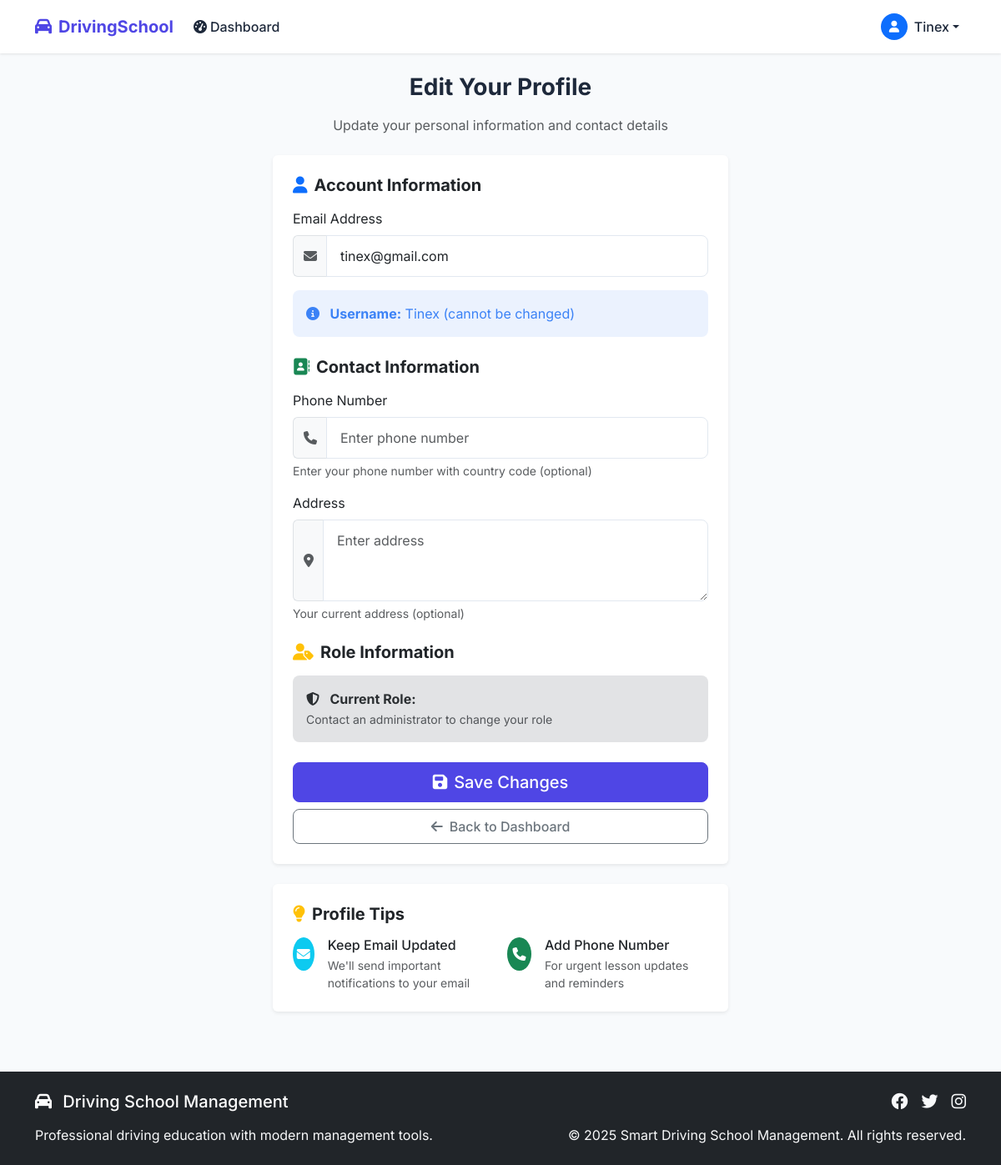
Page /edit-profile/ (signed in) on the committed database.
### core/models.py (models this page shows, shortened)
class User(AbstractUser):
    ROLE_CHOICES = (
        ('student', 'Student'),
        ('tutor', 'Tutor'),
        ('admin', 'Admin'),
    )
    PAYMENT_STATUS_CHOICES = (
        ('pending', 'Pending'),
        ('approved', 'Approved'),
        ('rejected', 'Rejected'),
    )
    role = models.CharField(max_length=20, choices=ROLE_CHOICES, default='student')
    phone = models.CharField(max_length=20, blank=True, null=True)
    address = models.TextField(blank=True, null=True)
    is_approved = models.BooleanField(default=False)
    is_invited = models.BooleanField(default=False)
    invitation_code = models.CharField(max_length=64, blank=True, null=True)
    payment_verified = models.BooleanField(default=False)
    payment_proof = models.FileField(upload_to='payment_proofs/', blank=True, null=True)
    payment_status = models.CharField(max_length=20, choices=PAYMENT_STATUS_CHOICES, default='pending')
    payment_submitted_at = models.DateTimeField(blank=True, null=True)
    payment_approved_at = models.DateTimeField(blank=True, null=True)
    profile_picture = models.ImageField(upload_to='profile_pictures/', blank=True, null=True)

### core/views/auth_views.py (the view)
# urls.py: path('edit-profile/', core_views.edit_profile, name='edit_profile'),
@login_required
def edit_profile(request: HttpRequest) -> HttpResponse:
    user_profile = get_user_profile(request.user) # This will now return the User object
    if request.method == 'POST':
        form = UserProfileEditForm(
            request.POST,
            instance=user_profile, # instance is now the User object
        )
        if form.is_valid():
            profile = form.save() # profile is now the User object
            messages.success(request, 'Profile updated successfully.')
            return redirect('dashboard')
    else:
        form = UserProfileEditForm(instance=user_profile)
    return render(request, 'edit_profile.html', {'form': form})

### core/forms.py
class UserProfileEditForm(forms.ModelForm):
    profile_picture = forms.ImageField(
        required=False,
        widget=forms.ClearableFileInput(attrs={
            'class': 'form-control-file'
        })
    )
    class Meta:
        model = User
        fields = ['email', 'phone', 'address', 'profile_picture']
        widgets = {
            'email': forms.EmailInput(attrs={
                'class': 'form-control',
                'placeholder': 'Enter email address'
            }),
            'phone': forms.TextInput(attrs={
                'class': 'form-control',
                'placeholder': 'Enter phone number'
            }),
            'address': forms.Textarea(attrs={
                'class': 'form-control',
                'rows': 3,
                'placeholder': 'Enter address'
            }),
        }

### core/views/auth_views.py (called while the page is built)
def get_user_profile(user: User) -> Optional[User]:
    return user

### core/templates/edit_profile.html (shortened to what this page needs)
{% extends 'base.html' %}
{% block content %}
<div class="row justify-content-center">
    <div class="col-md-8 col-lg-6">
        <div class="text-center mb-4">
            <h1 class="h3 mb-3 fw-bold">Edit Your Profile</h1>
            <p class="text-muted">Update your personal information and contact details</p>
        </div>
        <div class="card border-0 shadow-sm">
            <div class="card-body p-4">
                <form method="post" enctype="multipart/form-data" class="needs-validation" novalidate>
                    <div class="mb-4">
                        <h5 class="fw-bold mb-3">
                            <i class="fas fa-user text-primary me-2"></i>Account Information
                        </h5>
                        <div class="mb-3">
                            <label for="id_email" class="form-label">Email Address</label>
                            <div class="input-group">
                                <span class="input-group-text bg-light border-end-0">
                                    <i class="fas fa-envelope text-muted"></i>
                                </span>
                                {{ form.email }}
                            </div>
                        </div>
                        <div class="alert alert-info">
                            <i class="fas fa-info-circle me-2"></i>
                            <strong>Username:</strong> {{ user.username }} (cannot be changed)
                        </div>
                    </div>
                    <div class="mb-4">
                        <h5 class="fw-bold mb-3">
                            <i class="fas fa-address-book text-success me-2"></i>Contact Information
                        </h5>
                        <div class="mb-3">
                            <label for="id_phone" class="form-label">Phone Number</label>
                            <div class="input-group">
                                <span class="input-group-text bg-light border-end-0">
                                    <i class="fas fa-phone text-muted"></i>
                                </span>
                                {{ form.phone }}
                            </div>
                            <div class="form-text">Enter your phone number with country code (optional)</div>
                        </div>
                        <div class="mb-3">
                            <label for="id_address" class="form-label">Address</label>
                            <div class="input-group">
                                <span class="input-group-text bg-light border-end-0">
                                    <i class="fas fa-map-marker-alt text-muted"></i>
                                </span>
                                {{ form.address }}
                            </div>
                            <div class="form-text">Your current address (optional)</div>
                        </div>
                    </div>
                    <div class="mb-4">
                        <h5 class="fw-bold mb-3">
                            <i class="fas fa-user-tag text-warning me-2"></i>Role Information
                        </h5>
                        <div class="alert alert-secondary">
                            <i class="fas fa-shield-alt me-2"></i>
                            <strong>Current Role:</strong> {{ user.profile.get_role_display }}
                            <br>
                            <small class="text-muted">Contact an administrator to change your role</small>
                        </div>
                    </div>
                    <div class="d-grid gap-2">
                        <button type="submit" class="btn btn-primary btn-lg">
                            <i class="fas fa-save me-2"></i>Save Changes
                        </button>
                        <a href="{% url 'dashboard' %}" class="btn btn-outline-secondary">
                            <i class="fas fa-arrow-left me-2"></i>Back to Dashboard
                        </a>
                    </div>
                </form>
            </div>
        </div>
        <div class="card border-0 shadow-sm mt-4">
            <div class="card-body p-4">
                <h5 class="fw-bold mb-3">
                    <i class="fas fa-lightbulb text-warning me-2"></i>Profile Tips
                </h5>
                <div class="row g-3">
                    <div class="col-md-6">
                        <div class="d-flex align-items-start">
                            <div class="bg-info text-white rounded-circle d-flex align-items-center justify-content-center me-3" style="width: 40px; height: 40px;">
                                <i class="fas fa-envelope"></i>
                            </div>
                            <div>
                                <h6 class="mb-1">Keep Email Updated</h6>
                                <p class="text-muted small mb-0">We'll send important notifications to your email</p>
                            </div>
                        </div>
                    </div>
                    <div class="col-md-6">
                        <div class="d-flex align-items-start">
                            <div class="bg-success text-white rounded-circle d-flex align-items-center justify-content-center me-3" style="width: 40px; height: 40px;">
                                <i class="fas fa-phone"></i>
                            </div>
                            <div>
                                <h6 class="mb-1">Add Phone Number</h6>
                                <p class="text-muted small mb-0">For urgent lesson updates and reminders</p>
                            </div>
                        </div>
                    </div>
                </div>
            </div>
        </div>
    </div>
</div>
{% endblock %}

### core/templates/base.html (shortened to what this page needs)
<!DOCTYPE html>
<html lang="en" data-theme="light">
<head>
    <link href="https://cdn.jsdelivr.net/npm/bootstrap@5.3.2/dist/css/bootstrap.min.css" rel="stylesheet">
    <link rel="stylesheet" href="https://cdnjs.cloudflare.com/ajax/libs/font-awesome/6.4.0/css/all.min.css">
    {% load static %}
    <link rel="stylesheet" href="{% static 'css/style.css' %}">
</head>
<body>
    <nav class="navbar navbar-expand-lg navbar-custom sticky-top">
        <div class="container">
            <a class="navbar-brand d-flex align-items-center" href="{% url 'home' %}">
                <i class="fas fa-car me-2"></i>
                <span class="fw-bold">DrivingSchool</span>
            </a>
            <div class="collapse navbar-collapse" id="navbarNav">
                <ul class="navbar-nav me-auto">
                    {% if user.is_authenticated %}
                        <li class="nav-item">
                            <a class="nav-link" href="{% url 'dashboard' %}">
                                <i class="fas fa-tachometer-alt me-1"></i>Dashboard
                            </a>
                        </li>
                    {% endif %}
                </ul>
                <ul class="navbar-nav">
                    {% if user.is_authenticated %}
                        <li class="nav-item dropdown">
                            <a class="nav-link dropdown-toggle d-flex align-items-center" href="#" id="navbarDropdown" role="button" data-bs-toggle="dropdown">
                                {% if user.profile_picture %}
                                    <img src="{{ user.profile_picture.url }}" alt="Profile Picture" class="rounded-circle me-2" style="width: 32px; height: 32px; object-fit: cover;">
                                {% else %}
                                    <div class="bg-primary text-white rounded-circle d-flex align-items-center justify-content-center me-2" style="width: 32px; height: 32px;">
                                        <i class="fas fa-user fa-sm"></i>
                                    </div>
                                {% endif %}
                                {{ user.get_full_name|default:user.username }}
                            </a>
                        </li>
                    {% endif %}
                </ul>
            </div>
        </div>
    </nav>
    <main class="py-4">
        <div class="container">
            {% block content %}{% endblock %}
        </div>
    </main>
    <footer class="bg-dark text-white py-4 mt-5">
        <div class="container">
            <div class="row">
                <div class="col-md-6">
                    <h5 class="mb-3">
                        <i class="fas fa-car me-2"></i>
                        Driving School Management
                    </h5>
                    <p class="text-light mb-0">
                        Professional driving education with modern management tools.
                    </p>
                </div>
                <div class="col-md-6 text-md-end">
                    <div class="d-flex justify-content-md-end justify-content-start gap-3 mb-3">
                        <a href="#" class="text-light">
                            <i class="fab fa-facebook fa-lg"></i>
                        </a>
                        <a href="#" class="text-light">
                            <i class="fab fa-twitter fa-lg"></i>
                        </a>
                        <a href="#" class="text-light">
                            <i class="fab fa-instagram fa-lg"></i>
                        </a>
                    </div>
                    <p class="text-light mb-0">
                        &copy; 2025 Smart Driving School Management. All rights reserved.
                    </p>
                </div>
            </div>
        </div>
    </footer>
</body>
</html>

### core/static/css/style.css (style rules this page uses)
:root { --primary-color: #4f46e5; --primary-hover: #4338ca; --secondary-color: #64748b; --success-color: #22c55e; --danger-color: #ef4444; --warning-color: #f59e0b; --info-color: #3b82f6; --background-light: #f8fafc; --text-dark: #1e293b; --text-light: #64748b; --border-color: #e2e8f0; --card-shadow: 0 4px 6px -1px rgb(0 0 0 / 0.1), 0 2px 4px -2px rgb(0 0 0 / 0.1); }
body { font-family: 'Inter', system-ui, -apple-system, sans-serif; background-color: var(--background-light); color: var(--text-dark); line-height: 1.5; }
.navbar-custom { background-color: white; box-shadow: 0 1px 3px 0 rgb(0 0 0 / 0.1); }
.navbar-brand { font-weight: 600; color: var(--primary-color) !important; }
.nav-link { color: var(--text-dark) !important; font-weight: 500; transition: color 0.2s; }
.card { border: none; box-shadow: var(--card-shadow); transition: transform 0.2s, box-shadow 0.2s; }
.btn { font-weight: 500; padding: 0.5rem 1rem; border-radius: 0.5rem; transition: all 0.2s; }
.btn-primary { background-color: var(--primary-color); border-color: var(--primary-color); }
.form-control { border-radius: 0.5rem; border: 1px solid var(--border-color); padding: 0.75rem 1rem; }
.alert { border: none; border-radius: 0.5rem; padding: 1rem; }
.alert-info { background-color: rgba(59, 130, 246, 0.1); color: var(--info-color); }
.fade-in { animation: fadeIn 0.3s ease-out; }

### rows in the picture
User: get_full_name "Tinex", email "tinex@gmail.com", username "Tinex"
